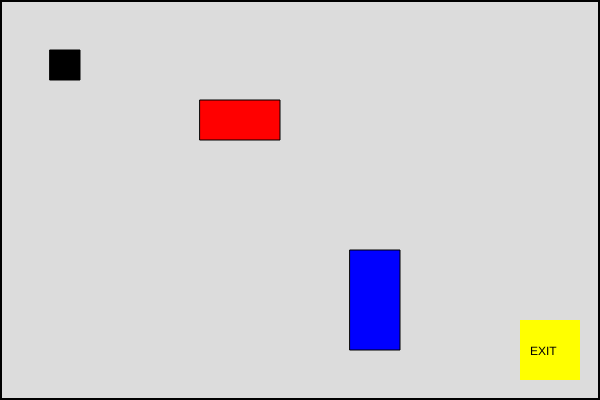
Frame 1 (no input)
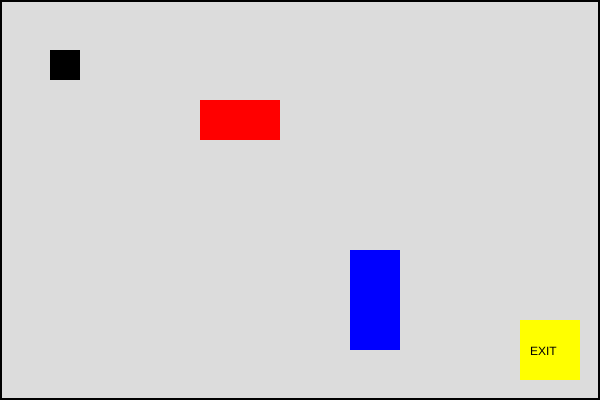
Frame 60 (no input)
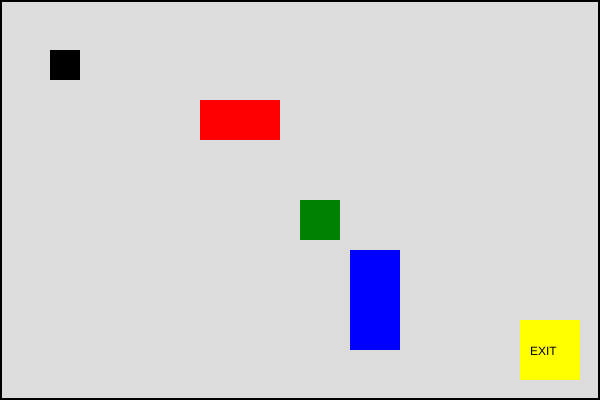
Frame 120 (the mouse pressed at the canvas centre since frame 60)

The p5.js sketch that drew these frames (run headless with seeded random() and noise() and a simulated clock; from frame 60 on, the mouse is pressed at the canvas centre):

// p5.js sketch
// ── sketch.js
let playerX = 50;
let playerY = 50;
let playerSize = 30;

let obstacles = [];
let exitZone;

let clickedObstacle = null;

function setup() {
  createCanvas(600, 400);

  makeObstacles();
  makeExit();
}

function draw() {
  background(220);

  drawPlayerThing();
  doTheMoves();
  drawObbyThings();
  drawClickedThing();
  drawBorderThing();
  drawExitThing();
  didYouWinTho();
}

// playaaaaa
function drawPlayerThing() {
  fill(0);
  rect(playerX, playerY, playerSize, playerSize);
}

// da moves
function doTheMoves() {
  if (keyIsDown(LEFT_ARROW)) {
    playerX -= 3;
  } else if (keyIsDown(RIGHT_ARROW)) {
    playerX += 3;
  }

  if (keyIsDown(UP_ARROW)) {
    playerY -= 3;
  } else if (keyIsDown(DOWN_ARROW)) {
    playerY += 3;
  }
}

// obsickslakdlasdsa 
function makeObstacles() {
  obstacles.push({ x: 200, y: 100, w: 80, h: 40, color: 'red' });
  obstacles.push({ x: 350, y: 250, w: 50, h: 100, color: 'blue' });
}

// obsickslakdlasdsa AGAIN
function drawObbyThings() {
  for (let i = 0; i < obstacles.length; i++) {
    fill(obstacles[i].color);
    rect(obstacles[i].x, obstacles[i].y, obstacles[i].w, obstacles[i].h);
  }
}

// clicked obstacle! (only one)
function drawClickedThing() {
  if (clickedObstacle !== null) {
    fill('green');
    rect(clickedObstacle.x, clickedObstacle.y, clickedObstacle.w, clickedObstacle.h);
  }
}

function mousePressed() {
  // only allow 1 if clicked
  if (clickedObstacle === null) {
    clickedObstacle = {
      x: mouseX,
      y: mouseY,
      w: 40,
      h: 40
    };
  }
}

// border moment
function drawBorderThing() {
  noFill();
  stroke(0);
  strokeWeight(4);
  rect(0, 0, width, height);
  noStroke();
}

// exit hehe (create)
function makeExit() {
  exitZone = { x: 520, y: 320, w: 60, h: 60 };
}

// exit hehe (draw)
function drawExitThing() {
  fill('yellow');
  rect(exitZone.x, exitZone.y, exitZone.w, exitZone.h);

  fill(0);
  textSize(12);
  text("EXIT", exitZone.x + 10, exitZone.y + 35);
}

// win condition
function didYouWinTho() {
  if (
    playerX > exitZone.x &&
    playerX < exitZone.x + exitZone.w &&
    playerY > exitZone.y &&
    playerY < exitZone.y + exitZone.h
  ) {
    fill(0);
    textSize(32);
    text("YOU WIN!!!!!! kinda...", 220, 200);
  }
}
